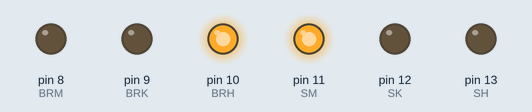
The sketch below on a simulated Arduino Uno, built with avr-gcc and run on an emulated ATmega328P. On the bench: output pins drawn as LEDs (lit = HIGH).

Above: at 3.5 s.
At 8.0 s:
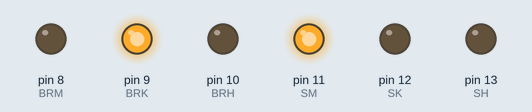
At 10.5 s:
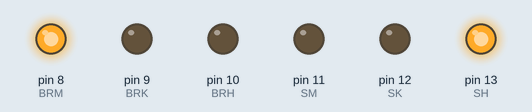
At 13.0 s:
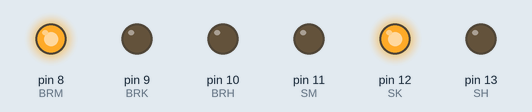
Timing chart, 0 to 18.2 s (numbered marks = the images above):
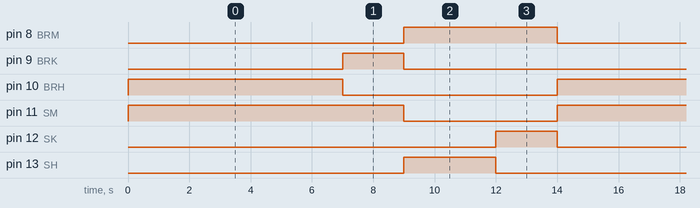

The sketch:

2.2.2-program-lalu-lintas.ino
```cpp
// Definisi pin untuk Lampu Lalu Lintas 2 (Pemuda dan Gajah Mada)
int BRM = 8; // Merah Pemuda
int BRK = 9; // Kuning Pemuda
int BRH = 10; // Hijau Pemuda
int SM = 11; // Merah Gajah Mada
int SK = 12; // Kuning Gajah Mada
int SH = 13; // Hijau Gajah Mada
void setup() {
// Inisialisasi pin sebagai output untuk Lampu Lalu Lintas 2
int pins2[] = {BRM, BRK, BRH, SM, SK, SH};
for (int i = 0; i < 6; i++) {
pinMode(pins2[i], OUTPUT);
}
}
void loop() {
lampuLaluLintas2();
}
void lampuLaluLintas2() {
// Lampu jalan Pemuda hijau, Gajah Mada merah
digitalWrite(BRM, LOW);
digitalWrite(BRK, LOW);
digitalWrite(BRH, HIGH);
digitalWrite(SM, HIGH);
digitalWrite(SK, LOW);
digitalWrite(SH, LOW);
delay(7000); // Hijau selama 7 detik
// Lampu jalan Pemuda kuning, Gajah Mada tetap merah
digitalWrite(BRM, LOW);
digitalWrite(BRK, HIGH);
digitalWrite(BRH, LOW);
delay(2000); // Kuning selama 2 detik
// Lampu jalan Gajah Mada hijau, Pemuda merah
digitalWrite(BRM, HIGH);
digitalWrite(BRK, LOW);
digitalWrite(BRH, LOW);
digitalWrite(SM, LOW);
digitalWrite(SK, LOW);
digitalWrite(SH, HIGH);
delay(3000); // Hijau selama 3 detik
// Lampu jalan Gajah Mada kuning, Pemuda tetap merah
digitalWrite(SM, LOW);
digitalWrite(SK, HIGH);
digitalWrite(SH, LOW);
delay(2000); // Kuning selama 2 detik
}
```

Measured:
- by itself, pin 8 (BRM): alternates HIGH for 5.0 s and LOW for 9.0 s
- by itself, pin 9 (BRK), pin 12 (SK): alternates HIGH for 2.0 s and LOW for 12.0 s
- by itself, pin 10 (BRH): alternates HIGH for 7.0 s and LOW for 7.0 s
- by itself, pin 11 (SM): alternates HIGH for 9.0 s and LOW for 5.0 s
- by itself, pin 13 (SH): alternates HIGH for 3.0 s and LOW for 11.0 s
